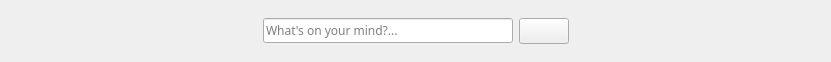
      <widget class="QWidget" name="layoutWidget">
       <property name="geometry">
        <rect>
         <x>49</x>
         <y>20</y>
         <width>831</width>
         <height>42</height>
        </rect>
       </property>
       <layout class="QHBoxLayout" name="horizontalLayout_3">
        <item>
         <widget class="QPushButton" name="menu_button">
          <property name="minimumSize">
           <size>
            <width>60</width>
            <height>40</height>
           </size>
          </property>
          <property name="maximumSize">
           <size>
            <width>60</width>
            <height>40</height>
           </size>
          </property>
          <property name="styleSheet">
           <string notr="true">border: none;</string>
          </property>
          <property name="text">
           <string/>
          </property>
          <property name="icon">
           <iconset resource="resources.qrc">
            <normaloff>:/icons/menu_icon.svg</normaloff>:/icons/menu_icon.svg</iconset>
          </property>
          <property name="iconSize">
           <size>
            <width>30</width>
            <height>30</height>
           </size>
          </property>
          <property name="checkable">
           <bool>true</bool>
          </property>
         </widget>
        </item>
        <item>
         <spacer name="horizontalSpacer">
          <property name="orientation">
           <enum>Qt::Orientation::Horizontal</enum>
          </property>
          <property name="sizeHint" stdset="0">
           <size>
            <width>38</width>
            <height>37</height>
           </size>
          </property>
         </spacer>
        </item>
        <item>
         <layout class="QHBoxLayout" name="horizontalLayout">
          <item>
           <widget class="QLineEdit" name="main_search">
            <property name="minimumSize">
             <size>
              <width>250</width>
              <height>25</height>
             </size>
            </property>
            <property name="maximumSize">
             <size>
              <width>250</width>
              <height>25</height>
             </size>
            </property>
            <property name="font">
             <font>
              <family>Sitka</family>
             </font>
            </property>
            <property name="placeholderText">
             <string>What's on your mind?...</string>
            </property>
           </widget>
          </item>
          <item>
           <widget class="QPushButton" name="search_button">
            <property name="minimumSize">
             <size>
              <width>50</width>
              <height>26</height>
             </size>
            </property>
            <property name="maximumSize">
             <size>
              <width>50</width>
              <height>26</height>
             </size>
            </property>
            <property name="text">
             <string/>
            </property>
            <property name="icon">
             <iconset resource="resources.qrc">
              <normaloff>:/icons/search_icon.svg</normaloff>:/icons/search_icon.svg</iconset>
            </property>
            <property name="checkable">
             <bool>false</bool>
            </property>
           </widget>
          </item>
         </layout>
        </item>
        <item>
         <spacer name="horizontalSpacer_2">
          <property name="orientation">
           <enum>Qt::Orientation::Horizontal</enum>
          </property>
          <property name="sizeHint" stdset="0">
           <size>
            <width>68</width>
            <height>20</height>
           </size>
          </property>
         </spacer>
        </item>
        <item>
         <widget class="QPushButton" name="user_3">
          <property name="minimumSize">
           <size>
            <width>60</width>
            <height>40</height>
           </size>
          </property>
          <property name="maximumSize">
           <size>
            <width>60</width>
            <height>40</height>
           </size>
          </property>
          <property name="styleSheet">
           <string notr="true">border: none;</string>
          </property>
          <property name="text">
           <string/>
          </property>
          <property name="icon">
           <iconset resource="resources.qrc">
            <normaloff>:/icons/account_icon.svg</normaloff>:/icons/account_icon.svg</iconset>
          </property>
          <property name="iconSize">
           <size>
            <width>30</width>
            <height>30</height>
           </size>
          </property>
          <property name="checkable">
           <bool>true</bool>
          </property>
         </widget>
        </item>
       </layout>
      </widget>
